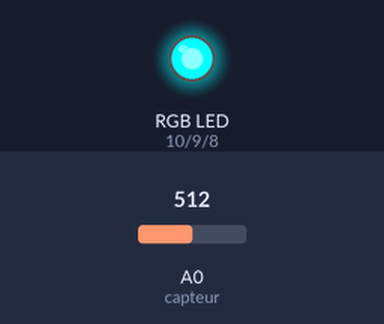
Bench run of a sketch on a simulated Arduino Uno, built with avr-gcc and run on an emulated ATmega328P. Shown: an RGB LED mixed from three pins (HIGH = lit). The inputs (shaded band) are chosen by the test bench; at power-on: A0 (capteur) = 512. What the sketch prints to the serial monitor is not drawn.

Above: at 0.7 s.
At 1.7 s:
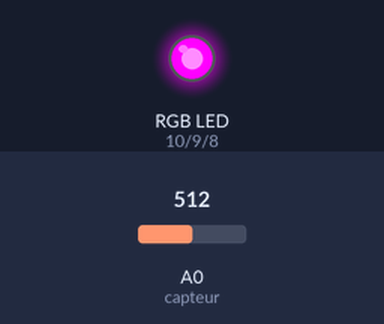
At 2.7 s:
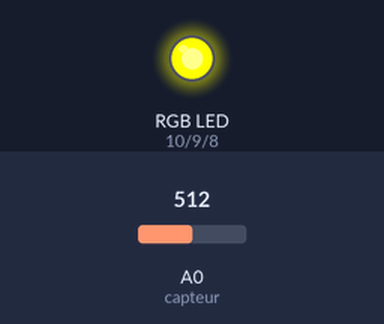
At 3.7 s:
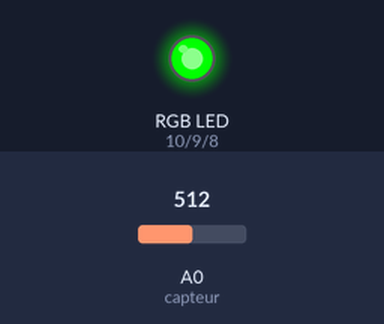
At 5.7 s:
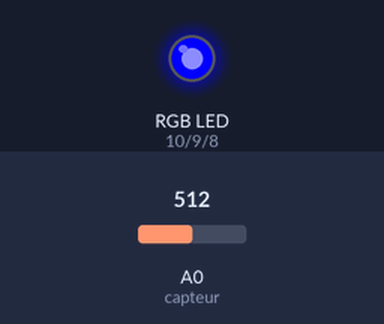
At 7.8 s:
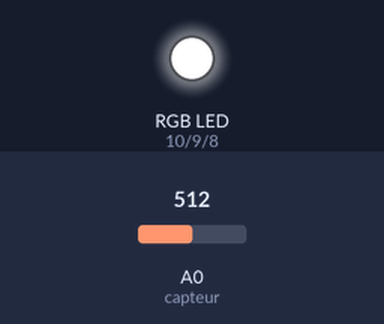
Timing chart, 0 to 10.7 s (numbered marks = the images above):
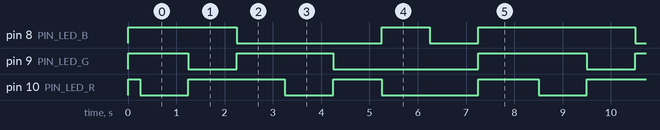

Measured:
- by itself, pin 8 (PIN_LED_B): repeats every 8.3 s: HIGH 1.0 s, LOW 1.0 s, HIGH 3.3 s, LOW 3.0 s
- by itself, pin 9 (PIN_LED_G): repeats every 8.3 s: HIGH 2.0 s, LOW 3.0 s, HIGH 2.3 s, LOW 1.0 s
- by itself, pin 10 (PIN_LED_R): repeats every 8.3 s: HIGH 2.0 s, LOW 1.0 s, HIGH 1.0 s, LOW 2.0 s, HIGH 1.3 s, LOW 1.0 s

The sketch:

ledrgb.ino
```cpp
const byte COLOR_BLACK = 0b000;
const byte COLOR_RED = 0b100;
const byte COLOR_GREEN = 0b010;
const byte COLOR_BLUE = 0b001;
const byte COLOR_MAGENTA = 0b101;
const byte COLOR_CYAN = 0b011;
const byte COLOR_YELLOW = 0b110;
const byte COLOR_WHITE = 0b111;

/* Broches */
const byte PIN_LED_R = 10;
const byte PIN_LED_G = 9;
const byte PIN_LED_B = 8;

int capteur = A0;


// Fonction setup(), appelée au démarrage de la carte Arduino
void setup() {

  Serial.begin(9600);

  // Initialise les broches
  pinMode(PIN_LED_R, OUTPUT);
  pinMode(PIN_LED_G, OUTPUT);
  pinMode(PIN_LED_B, OUTPUT);
  displayColor(COLOR_BLACK);
}

// Fonction loop(), appelée continuellement en boucle tant que la carte Arduino est alimentée
void loop() {

  int lecture = analogRead(capteur);

  Serial.print("lecture ");
  Serial.println(lecture);
  delay(250);
  /* Code de démonstration */
  displayColor(COLOR_RED);
  delay(1000);

  displayColor(COLOR_GREEN);
  delay(1000);

  displayColor(COLOR_BLUE);
  delay(1000);

  displayColor(COLOR_MAGENTA);
  delay(1000);

  displayColor(COLOR_CYAN);
  delay(1000);

  displayColor(COLOR_YELLOW);
  delay(1000);

  displayColor(COLOR_WHITE);
  delay(1000);

  displayColor(COLOR_BLACK);
  delay(1000);
}

/** Affiche une couleur */
void displayColor(byte color) {

  // Assigne l'état des broches
  // Version cathode commune
  //digitalWrite(PIN_LED_R, bitRead(color, 2));
  //digitalWrite(PIN_LED_G, bitRead(color, 1));
  //digitalWrite(PIN_LED_B, bitRead(color, 0));
  // Version anode commune
  digitalWrite(PIN_LED_R, !bitRead(color, 2));
  digitalWrite(PIN_LED_G, !bitRead(color, 1));
  digitalWrite(PIN_LED_B, !bitRead(color, 0));
}
```
